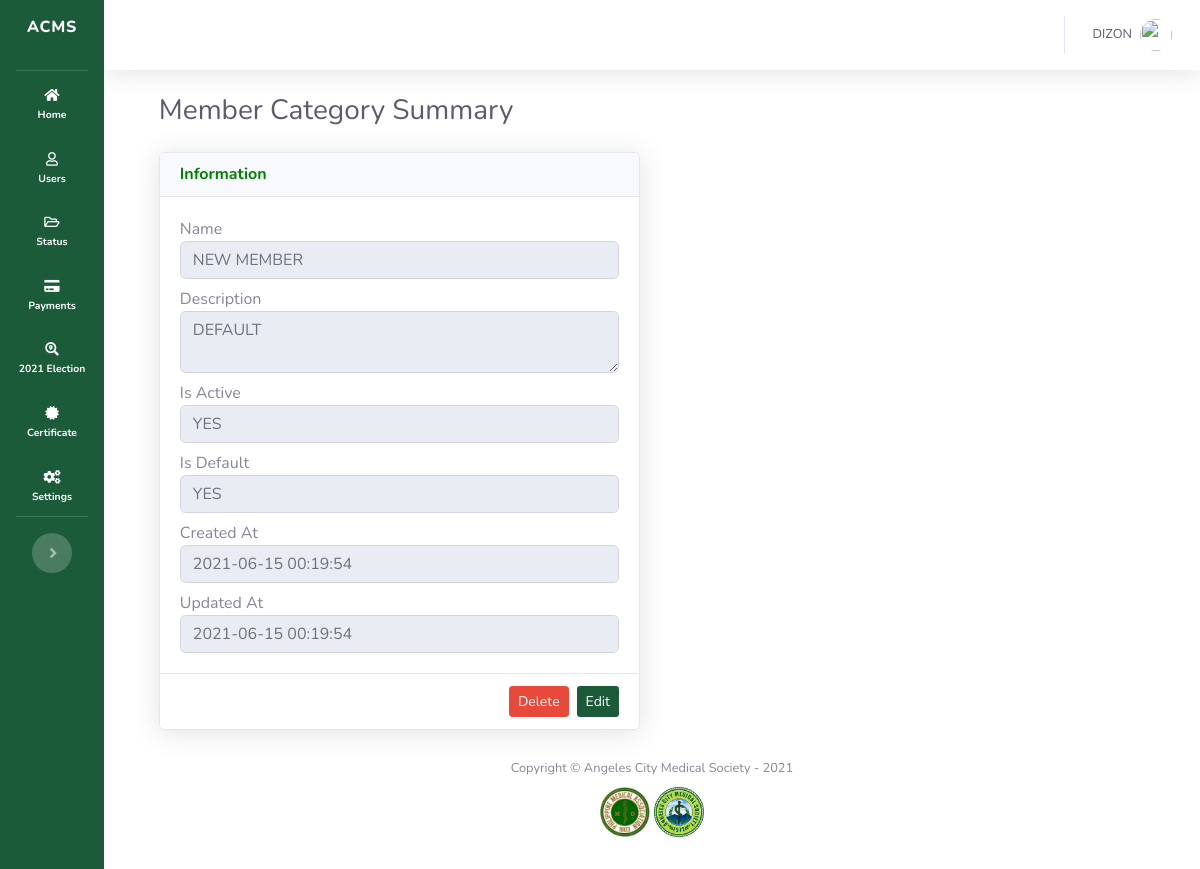
Screenshot of /admin/member_category_view.php?category_id=1 (signed in) with the database file from the repository.
### tables this page shows
CREATE TABLE `member_category` (
  `id` int(11) NOT NULL,
  `name` varchar(255) NOT NULL,
  `description` longtext DEFAULT NULL,
  `is_default` tinyint(1) NOT NULL DEFAULT 0,
  `is_active` tinyint(1) NOT NULL DEFAULT 1,
  `created_at` datetime NOT NULL DEFAULT current_timestamp(),
  `updated_at` datetime NOT NULL DEFAULT current_timestamp()
);

### admin/member_category_view.php (the view, shortened to what this page needs)
<?php
    include('sidebar.php');
    $category           =  mysqli_fetch_assoc($mysqli->query("SELECT * FROM member_category WHERE id={$_GET['category_id']}"));
?>
    <div id="content-wrapper" class="d-flex flex-column">
      <div id="content">
<?php require('topbar.php'); ?>
        <div class="container-fluid">
          <div class="d-sm-flex align-items-center justify-content-between mb-4">
            <h1 class="h3 mb-0 text-gray-800">Member Category Summary</h1>
          </div>
          <div class="row">
            <div class="col-md-12">
              <div class="row">
                <div class="col-md-6">
                    <div class="card shadow">
                        <div class="card-header">
                            <h6 class="m-0 font-weight-bold" style="color: green;">Information</h6>
                        </div>
                        <div class="card-body">
                            <div class="row">
                                <div class="col-md-12">
                                    Name
                                </div>
                                <div class="col-md-12">
                                    <input type="text" class="form-control" value="<?=$category['name']?>" readonly>
                                </div>
                            </div>
                            <div class="row mt-2">
                                <div class="col-md-12">
                                    Description
                                </div>
                                <div class="col-md-12">
                                    <textarea class="form-control" cols="30" rows="2" readonly><?=$category['description']?></textarea>
                                </div>
                            </div>
                            <div class="row mt-2">
                                <div class="col-md-12">
                                    Is Active
                                </div>
                                <div class="col-md-12">
                                    <input type="text" class="form-control" value="<?=$category['is_active'] == 1 ? 'YES' : 'NO'?> " readonly>
                                </div>
                            </div>
                            <div class="row mt-2">
                                <div class="col-md-12">
                                    Is Default
                                </div>
                                <div class="col-md-12">
                                    <input type="text" class="form-control" value="<?=$category['is_default'] == 1 ? 'YES' : 'NO'?> " readonly>
                                </div>
                            </div>
                            <div class="row mt-2">
                                <div class="col-md-12">
                                    Created At
                                </div>
                                <div class="col-md-12">
                                    <input type="text" class="form-control" value="<?=$category['created_at']?>" readonly>
                                </div>
                            </div>
                            <div class="row mt-2">
                                <div class="col-md-12">
                                    Updated At
                                </div>
                                <div class="col-md-12">
                                    <input type="text" class="form-control" value="<?=$category['updated_at']?>" readonly>
                                </div>
                            </div>
                        </div>
                        <div class="card-footer bg-white d-flex justify-content-end">
                          <form action="process_member_category.php" method="POST" class='align-self-start mr-2'>
                            <button type="submit" name="delete_category" class="btn btn-sm btn-danger text-white">
                                Delete
                            </button>
                          </form>
                          <button class="btn btn-sm bg-gradient-primary text-white" data-toggle="modal" data-target="#modal_edit_category">
                            Edit
                          </button>
                        </div>
                    </div>
                </div>
              </div>
            </div>
          </div>
          </div>
        </div>
<?php
  include('footer.php');
  ?>

### admin/sidebar.php (style rules this page uses)
.bg-gradient-primary { background-color: #1b5b3a !important; background-image: none !important; background-image: none !important; background-size: cover !important; }
.container-fluid { background-color: white; padding-left: 5% !important; padding-right: 5% !important; }
#content-wrapper { background-color: white !important; }
::placeholder { opacity: 0.7 !important; }

### rows the page displays
member_category: name "NEW MEMBER", description "DEFAULT", is_active "YES", is_default "YES", created_at "2021-06-15 00:19:54", updated_at "2021-06-15 00:19:54"

### other values shown
$_SESSION['full_name'] "DIZON"
